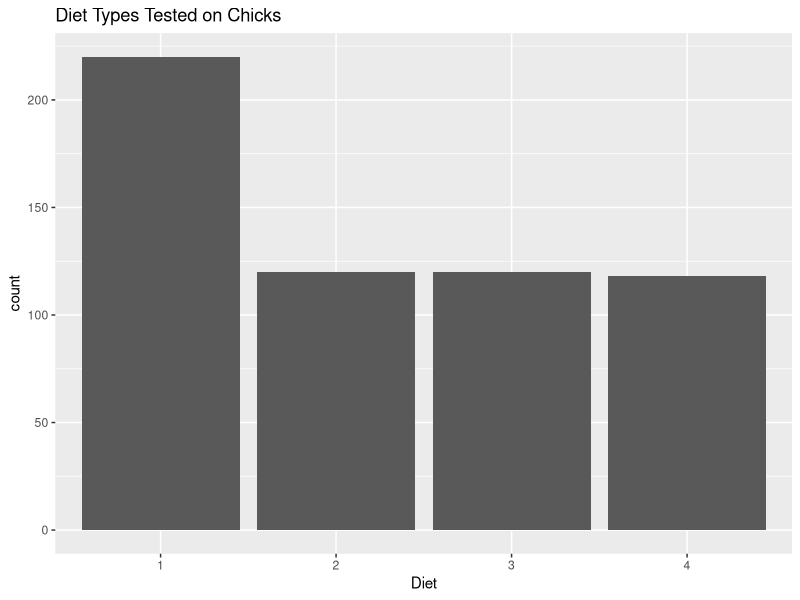
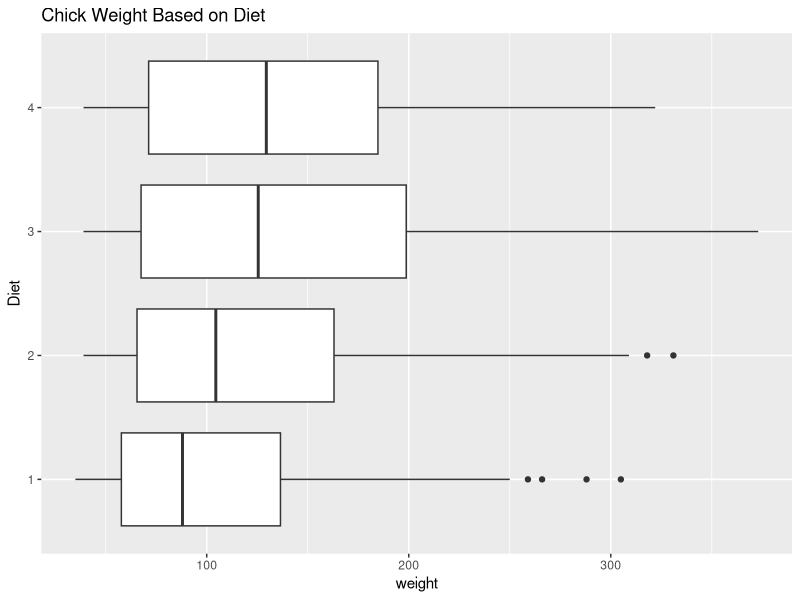

Generate these figures, in order, with R:
## ---- chunk 1
library(datasets)
library(tidyverse)
ggplot(ChickWeight, aes(x = Diet)) +
  geom_bar() + labs(title = "Diet Types Tested on Chicks")
## ---- chunk 2
library(datasets)
library(tidyverse)
ggplot(ChickWeight, aes(x = weight, y=Diet)) +
  geom_boxplot()+labs(title="Chick Weight Based on Diet")
